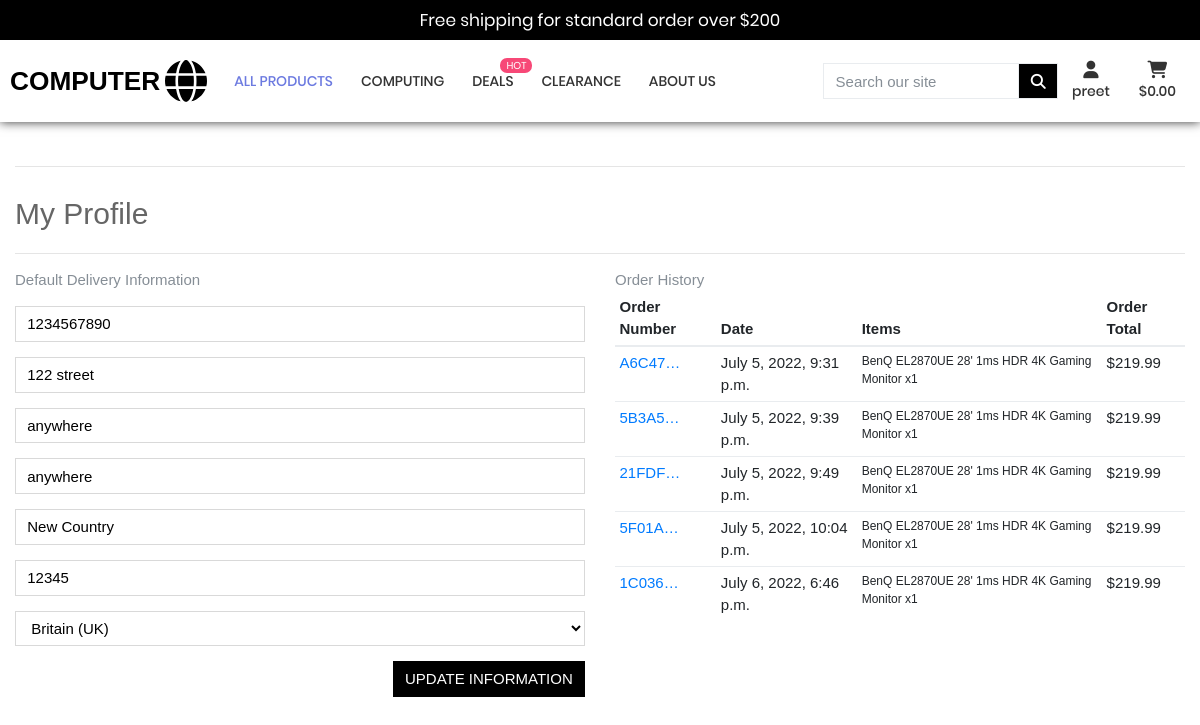
The page /profile/ (signed in) on the database as committed earlier.
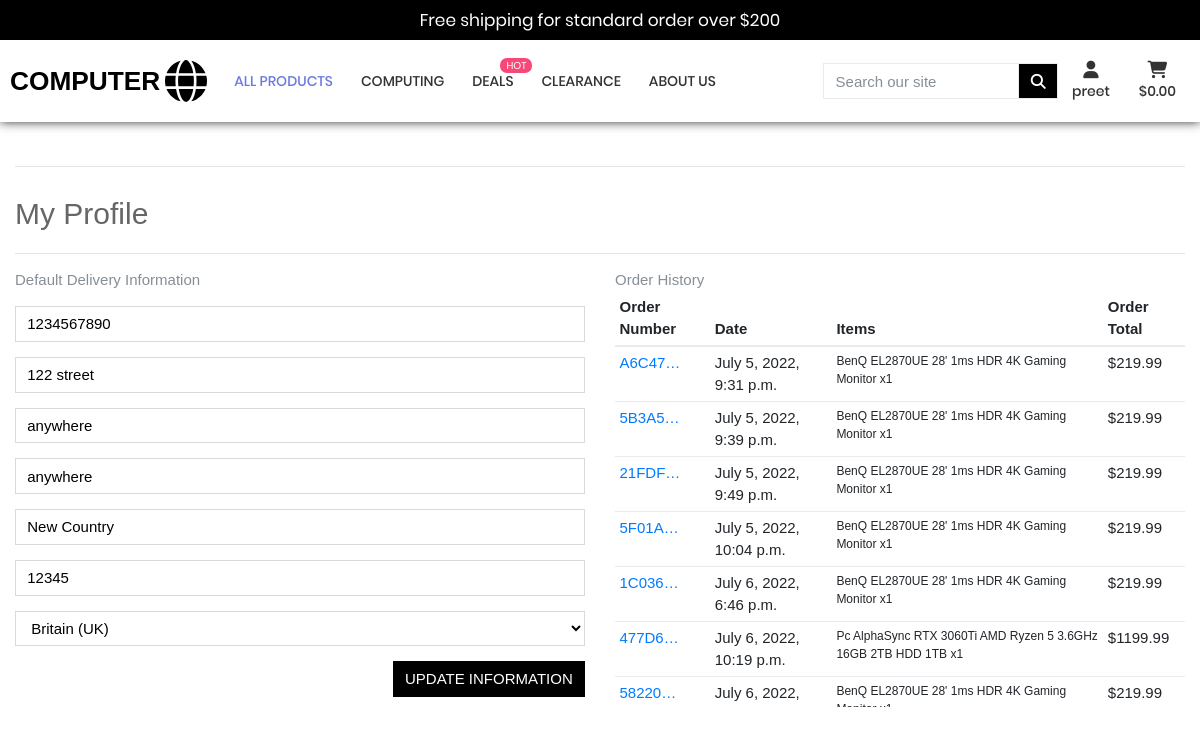
The same page on the database as committed later.
### profiles/models.py (models this page shows, shortened)
class UserProfile(models.Model):
    user = models.OneToOneField(User, on_delete=models.CASCADE)
    default_phone_number = models.CharField(max_length=20, null=True, blank=True)
    default_street_address1 = models.CharField(max_length=80, null=True, blank=True)
    default_street_address2 = models.CharField(max_length=80, null=True, blank=True)
    default_town_or_city = models.CharField(max_length=40, null=True, blank=True)
    default_county = models.CharField(max_length=80, null=True, blank=True)
    default_postcode = models.CharField(max_length=20, null=True, blank=True)
    default_country = CountryField(blank_label='Country', null=True, blank=True)

### checkout/models.py (models this page shows, shortened)
class Order(models.Model):
    order_number = models.CharField(max_length=32, null=False, editable=False)
    user_profile = models.ForeignKey(UserProfile, on_delete=models.SET_NULL,
                                     null=True, blank=True, related_name='orders')
    full_name = models.CharField(max_length=50, null=False, blank=False)
    email = models.EmailField(max_length=254, null=False, blank=False)
    phone_number = models.CharField(max_length=20, null=False, blank=False)
    country = CountryField(blank_label='Country *', null=False, blank=False)
    postcode = models.CharField(max_length=20, null=True, blank=True)
    town_or_city = models.CharField(max_length=40, null=False, blank=False)
    street_address1 = models.CharField(max_length=80, null=False, blank=False)
    street_address2 = models.CharField(max_length=80, null=True, blank=True)
    county = models.CharField(max_length=80, null=True, blank=True)
    date = models.DateTimeField(auto_now_add=True)
    delivery_cost = models.DecimalField(max_digits=6, decimal_places=2, null=False, default=0)
    order_total = models.DecimalField(max_digits=10, decimal_places=2, null=False, default=0)
    grand_total = models.DecimalField(max_digits=10, decimal_places=2, null=False, default=0)
    original_bag = models.TextField(null=False, blank=False, default='')
    stripe_pid = models.CharField(max_length=254, null=False, blank=False, default='')

class OrderLineItem(models.Model):
    order = models.ForeignKey(Order, null=False, blank=False, on_delete=models.CASCADE, related_name='lineitems')
    product = models.ForeignKey(Product, null=False, blank=False, on_delete=models.CASCADE)
    product_size = models.CharField(max_length=2, null=True, blank=True)  # 24, 27, 28, 32, 49
    quantity = models.IntegerField(null=False, blank=False, default=0)
    lineitem_total = models.DecimalField(max_digits=6, decimal_places=2, null=False, blank=False, editable=False)

### products/models.py (models this page shows, shortened)
class Product(models.Model):
    category = models.ForeignKey('Category', null=True, blank=True,
                                 on_delete=models.SET_NULL)
    sku = models.CharField(max_length=254, null=True, blank=True)
    name = models.CharField(max_length=254)
    description = models.TextField()
    has_sizes = models.BooleanField(default=False, null=True, blank=True)
    price = models.DecimalField(max_digits=6, decimal_places=2)
    rating = models.DecimalField(max_digits=6, decimal_places=2, null=True,
                                 blank=True)
    image_url = models.URLField(max_length=1024, null=True, blank=True)
    image = models.ImageField(null=True, blank=True)
    image1 = models.ImageField(null=True, blank=True)
    image2 = models.ImageField(null=True, blank=True)
    weight = models.FloatField()
    dimension = models.CharField(max_length=254)

### profiles/views.py (the view)
# urls.py: path('profile/', include('profiles.urls')),
@login_required
def profile(request):
    profile = get_object_or_404(UserProfile, user=request.user)
    if request.method == 'POST':
        form = UserProfileForm(request.POST, instance=profile)
        if form.is_valid():
            form.save()
            messages.success(request, 'Profile updated successfully')
        else:
            messages.error(request, 'Update failed. Please ensure the form is valid.')
    else:
        form = UserProfileForm(instance=profile)
    orders = profile.orders.all()
    template = 'profiles/profile.html'
    context = {
        'form': form,
        'orders': orders,
        'on_profile_page': True
    }
    return render(request, template, context)

### profiles/templates/profiles/profile.html (shortened to what this page needs)
{% extends "base.html" %}
{% load static %}
{% block extra_css %}
<link rel="stylesheet" href="{% static 'profiles/css/profile.css' %}">
{% endblock %}
{% block content %}
<div class="container p-t-150">
    <div class="row">
        <div class="col">
            <hr>
            <h2 class="logo-font mb-4">My Profile</h2>
            <hr>
        </div>
    </div>
    <div class="row">
        <div class="col-12 col-lg-6">
            <p class="text-muted">Default Delivery Information</p>
            <form class="mt-3" action="{% url 'profile' %}" method="POST" id="profile-update-form">
                {{ form|crispy }}
                <button class="btn btn-black rounded-0 text-uppercase float-right">Update Information</button>
            </form>
        </div>
        <div class="col-12 col-lg-6">
            <p class="text-muted">Order History</p>
            <div class="order-history table-responsive">
                <table class="table table-sm table-borderless">
                    <thead>
                        <tr>
                            <th>Order Number</th>
                            <th>Date</th>
                            <th>Items</th>
                            <th>Order Total</th>
                        </tr>
                    </thead>
                    <tbody>
                        {% for order in orders %}
                        <tr>
                            <td>
                                <a href="{% url 'order_history' order.order_number %}" title="{{ order.order_number }}">
                                    {{ order.order_number|truncatechars:6 }}
                                </a>
                            </td>
                            <td>{{ order.date }}</td>
                            <td>
                                <ul class="list-unstyled">
                                    {% for item in order.lineitems.all %}
                                    <li class="small">
                                        {{ item.product.name }} x{{ item.quantity }}
                                    </li>
                                    {% endfor %}
                                </ul>
                            </td>
                            <td>${{ order.grand_total }}</td>
                        </tr>
                        {% endfor %}
                    </tbody>
                </table>
            </div>
        </div>
    </div>
    {% endblock %}

### templates/base.html (shortened to what this page needs)
{% load static %}
<!doctype html>
<html lang="en">
<head>
    {% block corecss %}
    <link rel="stylesheet" href="https://stackpath.bootstrapcdn.com/bootstrap/4.4.1/css/bootstrap.min.css"
>
    <link rel="stylesheet" type="text/css" href="{% static 'vendor/bootstrap/css/bootstrap.min.css'%}">
    <link rel="stylesheet" type="text/css" href="{% static 'fonts/font-awesome-4.7.0/css/font-awesome.min.css'%}">
    <link rel="stylesheet" type="text/css" href="{% static 'fonts/iconic/css/material-design-iconic-font.min.css'%}">
    <link rel="stylesheet" type="text/css" href="{% static 'fonts/linearicons-v1.0.0/icon-font.min.css'%}">
    <link rel="stylesheet" type="text/css" href="{% static 'vendor/animate/animate.css'%}">
    <link rel="stylesheet" type="text/css" href="{% static 'vendor/css-hamburgers/hamburgers.min.css'%}">
    <link rel="stylesheet" type="text/css" href="{% static 'vendor/animsition/css/animsition.min.css'%}">
    <link rel="stylesheet" type="text/css" href="{% static 'vendor/select2/select2.min.css'%}">
    <link rel="stylesheet" type="text/css" href="{% static 'vendor/daterangepicker/daterangepicker.css'%}">
    <link rel="stylesheet" type="text/css" href="{% static 'vendor/slick/slick.css'%}">
    <link rel="stylesheet" type="text/css" href="{% static 'vendor/MagnificPopup/magnific-popup.css'%}">
    <link rel="stylesheet" type="text/css" href="{% static 'vendor/perfect-scrollbar/perfect-scrollbar.css'%}">
    <link rel="stylesheet" type="text/css" href="{% static 'css/util.css'%}">
    <link rel="stylesheet" type="text/css" href="{% static 'css/main.css'%}">
    {% endblock %}
    {% block extra_css %}
    {% endblock %}
</head>
<body class="animsition">
    <header>
        <div class="container-menu-desktop">
            <div class="top-bar">
                <div class="content-topbar flex-sb-m h-full container">
                    <div class="left-top-bar">
                        Free shipping for standard order over ${{free_delivery_threshold}}
                    </div>
                </div>
            </div>
            <div class="wrap-menu-desktop">
                <nav class="limiter-menu-desktop containers">
                    <a href="{% url 'home' %}" class="logo">
                        <h3 class="logo-text">COMPUTER</h3>
                        <img src="{% static 'images/icons/website-logo.svg'%}" alt="IMG-LOGO">
                    </a>
                    <div class="menu-desktop">
                        <ul class="main-menu">
                            <li class="active-menu">
                                <a href="{% url 'products' %}">ALL PRODUCTS</a>
                            </li>
                            <li>
                                <a href="{% url 'products' %}">COMPUTING</a>
                            </li>
                            <li class="label1" data-label1="hot">
                                <a href="{% url 'products' %}?category=deals">DEALS</a>
                            </li>
                            <li>
                                <a href="{% url 'products' %}?category=clearance">CLEARANCE</a>
                            </li>
                            <li>
                                <a href="{% url 'aboutus' %}">ABOUT US</a>
                            </li>
                        </ul>
                    </div>
                    <div class="wrap-icon-header flex-w flex-r-m">
                        <form method="GET" action="{% url 'products' %}" class="search-bar">
                            <div class="input-group w-100">
                                <input class="form-control border border-black rounded-0 " type="text" name="q"
                                    placeholder="Search our site">
                                <div class="input-group-append">
                                    <button class="form-control btn btn-black border border-black rounded-0"
                                        type="submit">
                                        <span class="icon">
                                            <i class="fa fa-search"></i>
                                        </span>
                                    </button>
                                </div>
                            </div>
                        </form>
                        <ul class="list-inline list-unstyled text-center text-lg-right my-0 main-menu">
                            <li class="list-inline-item dropdown">
                                <a class="text-black nav-link" href="#" id="user-options" data-toggle="dropdown"
                                    aria-haspopup="true" aria-expanded="false">
                                    <div class="text-center">
                                        <div></div>
                                        {% if request.user.is_authenticated %}
                                        <p class="my-0 ">{{request.user}}</p>
                                        {% else %}
                                        <p class="my-0">Login/Register</p>
                                        {% endif %}
                                    </div>
                                </a>
                            </li>
                            <li class="list-inline-item">
                                <a class="{% if grand_total %}text-info font-weight-bold{% else %}text-black{% endif %} nav-link"
                                    href="{% url 'view_bag' %}">
                                    <div class="text-center">
                                        <div></div>
                                        <p class="my-0">
                                            {% if grand_total %}
                                            ${{ grand_total|floatformat:2 }}
                                            {% else %}
                                            $0.00
                                            {% endif %}
                                        </p>
                                    </div>
                                </a>
                            </li>
                        </ul>
                    </div>
                </nav>
            </div>
        </div>
        {% block content %}
        {% endblock %}
    </header>
</body>
</html>

### templates/includes/main-nav.html (shortened to what this page needs)
{% load static %}

### templates/includes/mobile-top-header.html (shortened to what this page needs)
{% load static %}

Rows that differ between the two databases and show on the page:
added Order: order_number "477D6…", date "July 6, 2022, 10:19 p.m.", grand_total "1199.99"
added OrderLineItem: product.name "Pc AlphaSync RTX 3060Ti AMD Ryzen 5 3.6GHz 16GB 2TB HDD 1TB", quantity "1", shown under "477D6…"
added Order: order_number "58220…", date "July 6, 2022,…", grand_total "219.99"
added OrderLineItem: product.name "BenQ EL2870UE 28' 1ms HDR 4K Gaming…", shown under "58220…"
